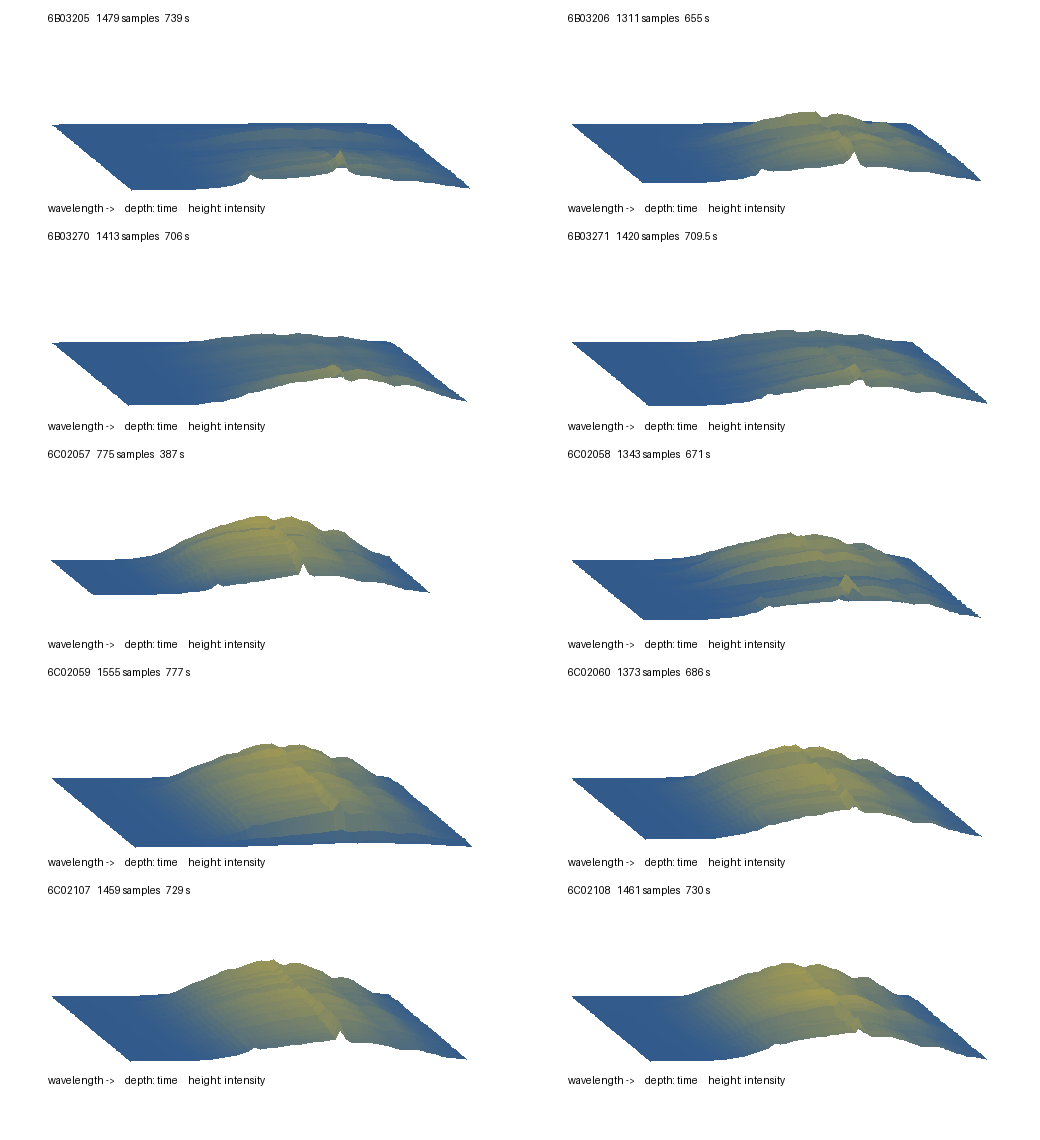

Here is the Python script that generated this plot:
"""Diagnostic surfaces; only display copies are filtered."""
from pathlib import Path
import numpy as np,json,csv
from PIL import Image,ImageDraw
p=Path(__file__).resolve().parent
canvas=Image.new('RGB',(1040,1140),'white');draw=ImageDraw.Draw(canvas)
records=[]
for idx,path in enumerate(sorted(p.glob('6*.npy'))):
    a=np.load(path);s=a[:,1:-3];h=path.stem
    wl=np.array(json.loads(path.with_suffix('.json').read_text())['header'][1:-3])
    # Only flag impulses isolated along both axes. Keep clipped values marked separately.
    core=s[1:-1,1:-1]
    nb=np.stack([s[2:,1:-1],s[:-2,1:-1],s[1:-1,2:],s[1:-1,:-2]])
    mid=np.median(nb,axis=0);scale=np.median(abs(nb-mid),axis=0)
    flag=(abs(core-mid)>np.maximum(1000,8*1.4826*scale))&((core>nb.max(0))|(core<nb.min(0)))&(core<65535)
    cleaned=s.copy();cleaned[1:-1,1:-1][flag]=mid[flag]
    # Block means for display. Coordinates are actual mean time and wavelength.
    ti=np.array_split(np.arange(len(s)),48);wi=np.array_split(np.arange(len(wl)),60)
    z=np.array([[row[j].mean() for j in wi] for row in [cleaned[i].mean(0) for i in ti]])
    left=idx%2*520+48;top=idx//2*218+30
    def point(i,j):
        u=(wl[wi[j]].mean()-339)/690;v=ti[i].mean()*.5/780
        return (left+345*u+85*v,top+95+70*v-100*z[i,j]/65535)
    for i in range(47):
        for j in range(59):
            f=min(1,z[i:i+2,j:j+2].mean()/50000)
            draw.polygon([point(i,j),point(i,j+1),point(i+1,j+1),point(i+1,j)],fill=(int(48+195*f),int(90+110*f),int(142-98*f)))
    draw.text((left,top-18),f'{h}   {len(s)} samples   {(len(s)-1)*.5:g} s',fill='black')
    draw.text((left,top+172),'wavelength ->     depth: time     height: intensity',fill='black')
    o,c,g=a[:,-3:].T
    records.append(dict(heat=h,flagged=int(flag.sum()),fraction=flag.mean(),clip=int((s==65535).sum()),gas2_zero=int((c==0).sum()),gas_zero=int((g==0).sum()),flow_mean=(o[-1]-o[0])/((len(o)-1)*.5),flow_max=2*np.diff(o).max(),gas2_unchanged=np.mean(np.diff(c)==0),gas_unchanged=np.mean(np.diff(g)==0)))
canvas.save(p/'spectra.png')
with (p/'diagnostics.csv').open('w',encoding='utf-8-sig',newline='') as f:
    w=csv.DictWriter(f,fieldnames=records[0]);w.writeheader();w.writerows(records)
